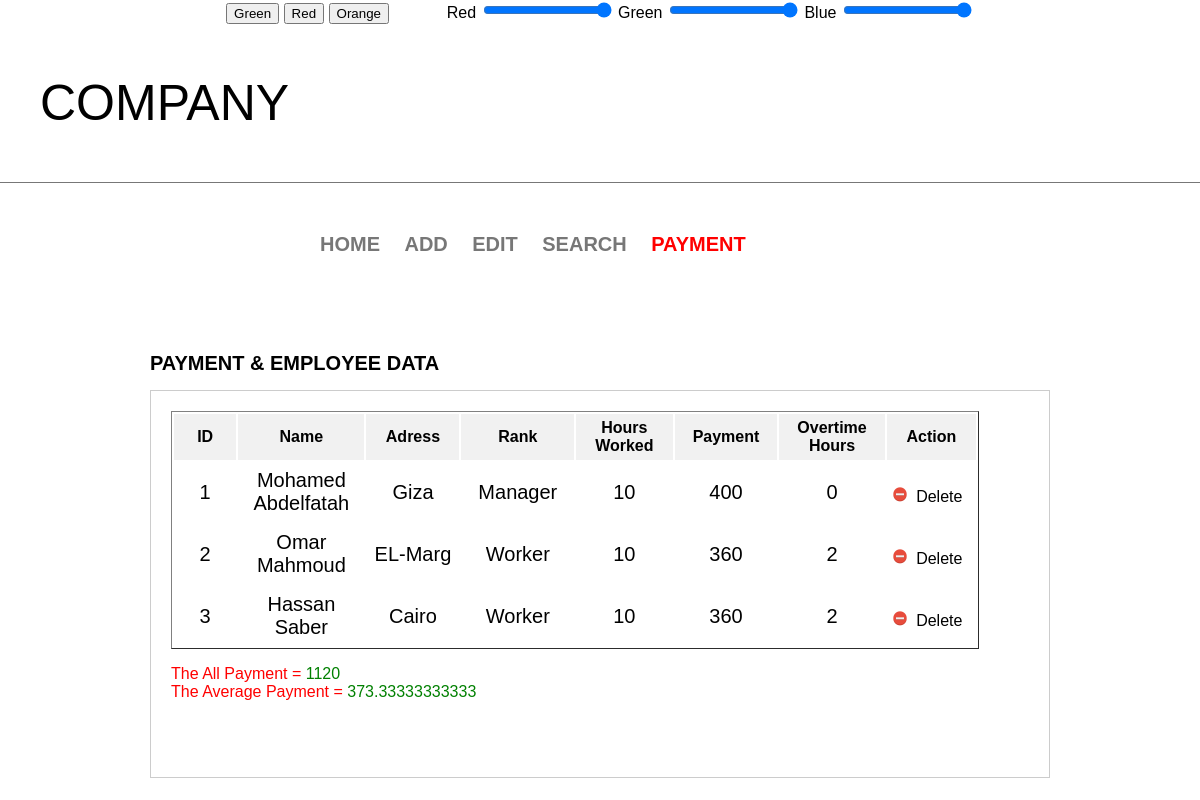
Screenshot of /showData.php with the database file from the repository.
### tables this page shows
CREATE TABLE `Employe_Data` (
  `ID` int(11) NOT NULL,
  `Name` varchar(45) DEFAULT NULL,
  `adress` varchar(45) DEFAULT NULL,
  `rank` varchar(45) DEFAULT NULL,
  `hours_worked` int(11) DEFAULT NULL,
  `payment` float DEFAULT NULL,
  `overtime_hours` int(11) DEFAULT NULL
);

### showData.php (the view, shortened to what this page needs)
<!DOCTYPE html>
<html>
<head>
  <link rel="stylesheet" href="style.css">
</head>
<body>
  <center>
    <input type="submit" class="btn2" onclick="changeBackground('green')" value="Green" >
    <input type="submit" class="btn2" onclick="changeBackground('red')" value="Red">
    <input type="submit" class="btn2" onclick="changeBackground('orange')" value="Orange"> &nbsp;&nbsp;&nbsp;&nbsp;&nbsp;&nbsp;&nbsp;&nbsp;&nbsp;&nbsp;&nbsp;
  Red <input type="range" id="red" value="255" min="0" max="255" onchange="onSliderChanged()" style="background:red">
  Green <input type="range" id="green" value="255" min="0" max="255" onchange="onSliderChanged()" style="background:green">
  Blue <input type="range" id="blue" value="255" min="0" max="255" onchange="onSliderChanged()" style="background:blue">
</center>
    <header class="head">
      <p>company</p>
    </header>
    <div class="container">
      <div class="links">
       <a href="index.php">Home</a>
       <a href="add_employe.php">Add</a>
       <a href="updateData.php">Edit</a>
       <a href="Search.php">Search</a>
       <a href="showData.php" class="ch">payment</a>
    </div>
  </div><br><br>
<article>
  <div class="header_form">
    Payment & Employee Data
  </div>
  <div class="registration">
  <form method="get">
  <div class="field_input">
<?php
$sum = 0;
$count = 0;
include 'connection.php';
$sql0 = "SELECT * FROM Employe_Data";
$stmt0 = $con -> prepare($sql0);
$stmt0 -> execute();
echo "<table border = 1>";
echo "<tr>
<th>ID</th>
<th>Name</th>
<th>Adress</th>
<th>Rank</th>
<th>Hours Worked</th>
<th>Payment</th>
<th>Overtime Hours</th>
<th>Action</th>
</tr>
";
while($row = $stmt0->fetch())
{
  $count++;
  echo "<tr>";
  echo "<td style='text-align:center'>$row[0]</td>";
  echo "<td style='text-align:center'>$row[1]</td>";
  echo "<td style='text-align:center'>$row[2]</td>";
  echo "<td style='text-align:center'>$row[3]</td>";
  echo "<td style='text-align:center'>$row[4]</td>";
  echo "<td style='text-align:center'>$row[5]</td>";
  $sum += $row[5];
  echo "<td style='text-align:center'>$row[6]</td>";
  echo "<td>
  <form method='get'>
      <input type='hidden' value='$row[0]' name='hidden_id'>
      <img src='delete.png' width='16px' height='16px'>
      <input type='submit' name='delete' value='Delete' class='dele' style='width:50px'>
  </form>
</td>";
echo "</tr>";
}
echo "</table>";
?>
<p>
<span style="color:red">The All Payment  = </span><span style=color:green><?php echo $sum;?></span><br>
<span style="color:red">The Average Payment  = </span><span style=color:green><?php if($count == 0) echo 0; else echo $sum/$count;?></span>
</p>
</div>
<div class="SearchId">
</div>
</form>
</div>
</article>
</body>
</html>

### style.css (style rules this page uses)
body { margin:0px; padding:0px; font-family:Arial }
.head { border-bottom:1px solid #777; padding-left:40px; font-size:50px; text-transform:uppercase; }
.container { width:600px; margin: 50px auto 0px; }
.links { margin-bottom:30px; text-transform:uppercase; }
.links a { text-decoration:none; color:#777; padding-left:20px; font-size:20px; font-weight:bold }
article { width:900px; margin:0px auto; }
.header_form { text-align:left; margin:30px 0px 15px; font-size: 20px; font-weight:bold; text-transform:uppercase; }
.registration { border:1px solid #ccc; }
.field_input { width: 90%; margin:5px; padding:15px; }
.field_input input { width:50%; height:40px; margin-top:10px; padding:3px; outline:none; font-size:16px; }
.container .links .ch { color:#f00; }
.registration .SearchId { padding: 20px; }
th { background-color:#f1f1f1; border:none; padding:5px; width:200px; }
td { font-size:20px; border:none; padding:5px; }
.dele { background:none; border:none; cursor:pointer; }

### rows the page displays
employe_data: ID "1", Name "Mohamed Abdelfatah", adress "Giza", rank "Manager", hours_worked "10", payment "400", overtime_hours "0"
employe_data: ID "2", Name "Omar Mahmoud", adress "EL-Marg", rank "Worker", hours_worked "10", payment "360", overtime_hours "2"
employe_data: ID "3", Name "Hassan Saber", adress "Cairo", rank "Worker", hours_worked "10", payment "360", overtime_hours "2"

### other values shown
$sum "1120"
$sum/$count "373.33333333333"
